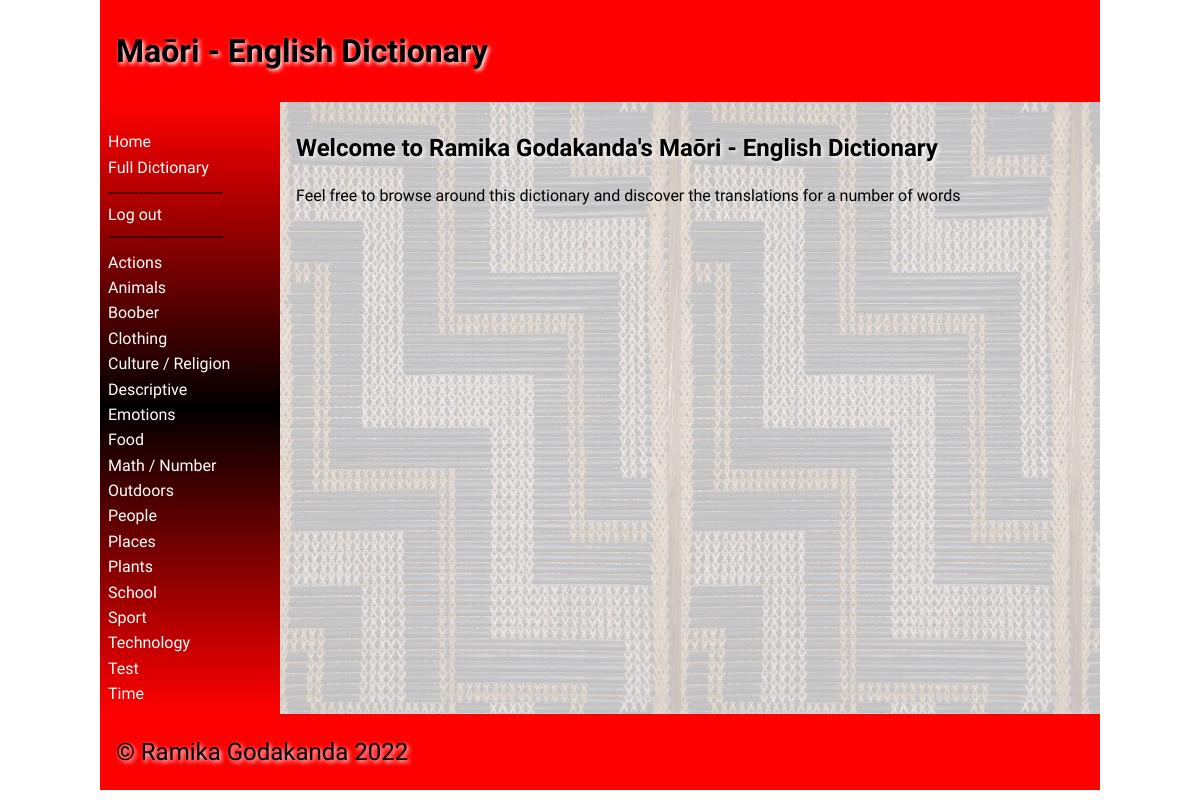
/ (signed in), run on the app's committed database.
### tables this page shows
CREATE TABLE "categories"
(
	id integer
		primary key autoincrement,
	category_names varchar(30),
	user_created boolean
);

### app.py (the view)
@app.route('/')
def render_homepage():
    return render_template('home.html', logged_in=is_logged_in(), category_list=category_list(),
                           teacher_perms=is_teacher())

### app.py (called while the page is built)
def create_connection(db_file):
    try:
        connection = sqlite3.connect(db_file)
        connection.execute('pragma foreign_keys=ON')
        return connection
    except Error as e:
        print(e)
    return None

def is_logged_in():
    if session.get("email") is None:
        print("Not logged in")
        return False
    else:
        print("Logged in")
        return True

def is_teacher():
    if not is_logged_in() or (session.get("teacher") is (None or 0)):
        print("Not teacher logged in")
        return False
    else:
        print("Teacher logged in")
        return True

def category_list():
    con = create_connection(DB_NAME)
    query = "SELECT * FROM categories ORDER BY category_names ASC"
    cur = con.cursor()
    cur.execute(query)
    queried_categories = cur.fetchall()
    con.close()
    return queried_categories

### templates/home.html (shortened to what this page needs)
{% extends 'base.html' %}
{% block main %}
    <h2>Welcome to Ramika Godakanda's Maōri - English Dictionary</h2>
    <p>Feel free to browse around this dictionary and discover the translations for a number of words</p>
{% endblock %}

### templates/base.html (shortened to what this page needs)
<!doctype html>
<html lang="en">
<head>
    <link href="{{ url_for('static', filename='css/style.css') }}" rel="stylesheet">
</head>
<body>
<div id="container">
    <header>
        <h1>Maōri - English Dictionary</h1>
    </header>
    <nav>
        <ul>
            <li><a href="\">Home</a></li>
            <li><a href="/full_dictionary">Full Dictionary</a></li>
            {% if logged_in %}
                <li>--------------------------</li>
                <a href="/logout">Log out</a>
            {% else %}
                <li><a href="/login">Log in</a></li>
            {% endif %}
            <li>--------------------------</li>
            {% for category in category_list %}
                <li><a href="/category/{{ category[0] }}">{{ category[1] }}</a></li>
            {% endfor %}
        </ul>
    </nav>
    <main>
        {% block main %}{% endblock %}
    </main>
    <footer>
        <p>
            &copy; Ramika Godakanda 2022
        </p>
    </footer>
</div>
</body>
</html>

### static/css/style.css (style rules this page uses)
* { font-family: Comfortaa, sans-serif; margin: 0; padding: 0; box-sizing: border-box; }
#container { display: grid; grid-template-columns: 75px auto; grid-template-areas: 'nav header' 'main main' 'footer footer'; }
header { grid-area: header; background-color: #f00; padding: 1rem; }
nav { grid-area: nav; }
main { grid-area: main; padding: 1rem; background-color: #edd; }
h1, h2, h3, h4 { padding: 1rem 0; font-family: 'Suez One', serif; color: #000; text-shadow: 2px 2px 4px #fff; }
p { padding: 0.5rem 0; }
a { color: #222; text-decoration: underline; }
footer { grid-area: footer; padding: 1rem; background-color: #f00; }
footer p { color: #000; text-shadow: 2px 2px 4px #fff; font-size: 1.5rem; }
@media only screen and (min-width: 768px) { #container { grid-template-columns: 180px auto; grid-template-areas: 'header header' 'nav main' 'footer footer'; } }
@media only screen and (min-width: 768px) { nav { background: linear-gradient(180deg, rgba(255,0,0,1) 0%, rgba(0, 0, 0, 1) 50%, rgba(255,0,0,1) 100%); padding: 0.5rem; } }
@media only screen and (min-width: 768px) { nav ul { list-style: none; } }
@media only screen and (min-width: 768px) { nav li { padding: 0.2rem 0; } }
@media only screen and (min-width: 768px) { nav a { color: #fff; text-decoration: none; } }
@media only screen and (min-width: 768px) { main { background-image: url('/static/images/poutama.jpg'); } }
@media only screen and (min-width: 1000px) { #container { width: 1000px; margin: auto; } }

### data on the page
categories: category_names "Actions"
categories: category_names "Animals"
categories: category_names "Boober"
categories: category_names "Clothing"
categories: category_names "Culture / Religion"
categories: category_names "Descriptive"
categories: category_names "Emotions"
categories: category_names "Food"
categories: category_names "Math / Number"
categories: category_names "Outdoors"
categories: category_names "People"
categories: category_names "Places"
categories: category_names "Plants"
categories: category_names "School"
categories: category_names "Sport"
categories: category_names "Technology"
categories: category_names "Test"
categories: category_names "Time"
